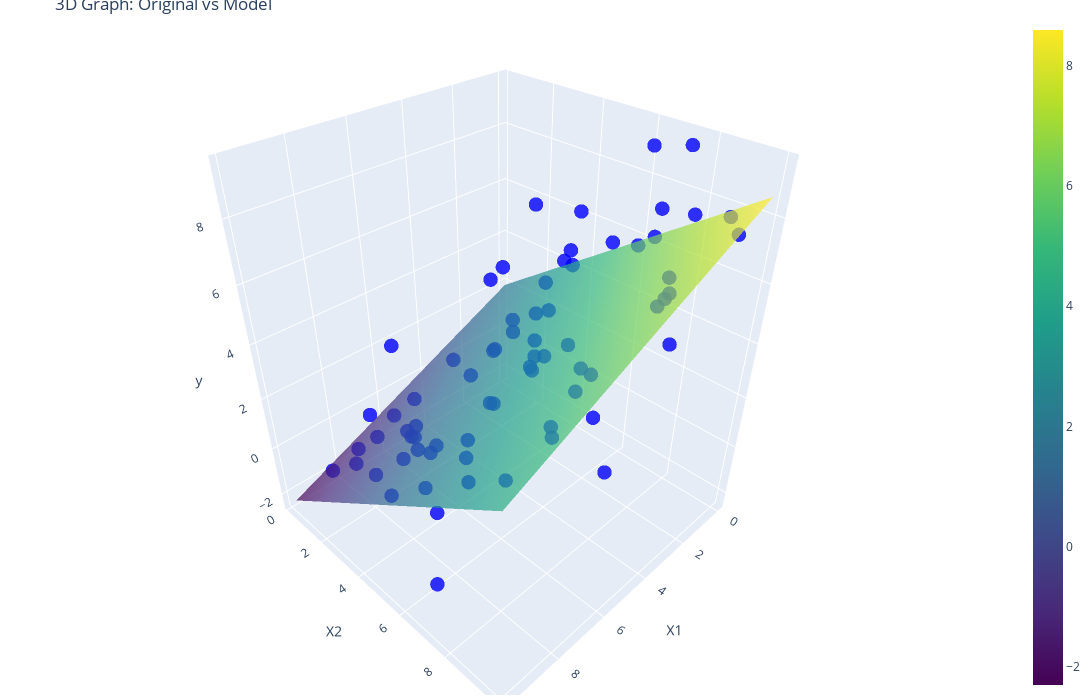

The notebook cell this image was saved under:
### Code cell
import plotly.graph_objects as go

# fig = plt.figure()
# ax = fig.add_subplot(projection='3d')
# ax.scatter(xs=X[:,0], ys=X[:,1], zs=y, color='red')
# ax.plot_trisurf(X[:,0], X[:,1], y_predict.reshape(-1), alpha=0.7, color='blue')


x1_range = np.linspace(X[:, 0].min(), X[:, 0].max(), 100)
x2_range = np.linspace(X[:, 1].min(), X[:, 1].max(), 100)
X1, X2 = np.meshgrid(x1_range, x2_range)
XX = np.column_stack([X1.ravel(),X2.ravel()])
y_predicted = modelu.predict(XX).reshape(X1.shape)
fig = go.Figure(
    data = [
        go.Scatter3d(
            x=X[:, 0], 
            y=X[:, 1], 
            z=y, 
            mode='markers',
            marker=dict(size=5, color='blue', opacity=0.8),
            name='Original Data'
        ),
        go.Surface(
            x=X1, 
            y=X2, 
            z=y_predicted, 
            colorscale='Viridis', 
            opacity=0.7,
            name='Model'
        )
    ]
)

# Configurar el diseño del gráfico
fig.update_layout(
    title='3D Graph: Original vs Model',
    scene=dict(
        xaxis_title='X1',
        yaxis_title='X2',
        zaxis_title='y'
    ),
    width=1400,
    height=700,
    margin=dict(r=10, b=5, l=5, t=20)
)

# Agregar leyenda
fig.update_layout(legend=dict(
    y=0.99,
    x=0.01
))

# Mostrar el gráfico
fig.show()

### Figure 1 — Plotly figure (JSON) as saved in the notebook; plotly's stock layout.template omitted (floating-point values rounded to 4 significant figures; data arrays with more than 128 entries replaced by an {"elided": "..."} marker saying what was removed)
{"data": [{"marker": {"color": "blue", "opacity": 0.8, "size": 5}, "mode": "markers", "name": "Original Data", "type": "scatter3d", "x": [4.17, 0.001144, 1.468, 1.863, 3.968, 4.192, 2.045, 0.2739, 4.173, 1.404, 8.007, 3.134, 8.764, 0.8504, 1.698, 0.9835, 9.579, 6.919, 6.865, 0.1829, 9.889, 2.804, 1.032, 9.086, 2.878, 0.1937, 2.116, 4.916, 5.741, 5.893, 1.023, 6.944, 0.4995, 6.638, 9.446, 9.034, 1.393, 3.977, 9.275, 7.508, 8.833, 7.509, 2.699, 4.281, 6.634, 1.147, 4.499, 4.081, 9.034, 0.0287, 3.266, 8.859, 9.085, 0.1582, 6.909, 1.723, 9.326, 0.66, 7.539, 7.115, 0.1988, 0.2831, 8.6, 5.528, 1.242, 5.858, 5.61, 8.006, 8.071, 8.635], "y": [7.203, 3.023, 0.9234, 3.456, 5.388, 6.852, 8.781, 6.705, 5.587, 1.981, 9.683, 6.923, 8.946, 0.3905, 8.781, 4.211, 5.332, 3.155, 8.346, 7.501, 7.482, 7.893, 4.479, 2.936, 1.3, 6.788, 2.655, 0.5336, 1.467, 6.998, 4.141, 4.142, 5.359, 5.149, 5.866, 1.375, 8.074, 1.654, 3.478, 7.26, 6.237, 3.489, 8.959, 9.648, 6.217, 9.495, 5.784, 2.37, 5.737, 6.171, 5.271, 3.573, 6.234, 9.294, 9.973, 1.371, 6.968, 7.555, 9.23, 1.243, 0.2621, 2.462, 5.388, 8.42, 2.792, 9.696, 0.1865, 2.33, 3.879, 7.471], "z": [3.011, 4.068, 3.078, 1.898, 3.247, 4.483, 4.391, 6.386, 4.952, 1.338, 5.132, 2.932, 3.804, -0.5295, 8.272, 4.747, 1.331, -0.03716, 6.172, 9.378, -0.2534, 7.468, 6.716, 0.6343, -0.1698, 7.291, 2.475, -0.552, -1.261, 4.667, 5.264, 0.7722, 5.796, 0.7176, 2.944, -0.7189, 6.007, 1.249, 1.68, 4.478, 3.003, 1.296, 6.412, 7.004, 3.425, 8.262, 3.206, -1.863, 3.387, 8.972, 4.518, 0.4496, 1.901, 7.335, 5.246, 0.4504, 1.675, 4.773, 4.896, -0.5454, 2.821, 3.102, 3.272, 5.161, 6.464, 2.63, -1.103, 1.548, 4.891, 2.656]}, {"colorscale": [[0, "#440154"], [0.1111, "#482878"], [0.2222, "#3e4989"], [0.3333, "#31688e"], [0.4444, "#26828e"], [0.5556, "#1f9e89"], [0.6667, "#35b779"], [0.7778, "#6ece58"], [0.8889, "#b5de2b"], [1, "#fde725"]], "name": "Model", "opacity": 0.7, "type": "surface", "x": {"elided": "100x100 float values"}, "y": {"elided": "100x100 float values"}, "z": {"elided": "100x100 float values"}}], "layout": {"height": 700, "legend": {"x": 0.01, "y": 0.99}, "margin": {"b": 5, "l": 5, "r": 10, "t": 20}, "scene": {"xaxis": {"title": {"text": "X1"}}, "yaxis": {"title": {"text": "X2"}}, "zaxis": {"title": {"text": "y"}}}, "title": {"text": "3D Graph: Original vs Model"}, "width": 1400}}
